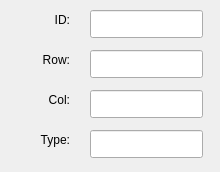
<?xml version="1.0" encoding="UTF-8"?>
<ui version="4.0">
 <class>HexItemInfoDialog</class>
 <widget class="QWidget" name="HexItemInfoDialog">
  <property name="geometry">
   <rect>
    <x>0</x>
    <y>0</y>
    <width>220</width>
    <height>172</height>
   </rect>
  </property>
  <property name="minimumSize">
   <size>
    <width>190</width>
    <height>172</height>
   </size>
  </property>
  <property name="windowTitle">
   <string>HexItemInfoDialog</string>
  </property>
  <widget class="QLabel" name="label">
   <property name="geometry">
    <rect>
     <x>10</x>
     <y>10</y>
     <width>60</width>
     <height>20</height>
    </rect>
   </property>
   <property name="text">
    <string>ID:</string>
   </property>
   <property name="alignment">
    <set>Qt::AlignRight|Qt::AlignTrailing|Qt::AlignVCenter</set>
   </property>
  </widget>
  <widget class="QLineEdit" name="lineEditID">
   <property name="geometry">
    <rect>
     <x>90</x>
     <y>10</y>
     <width>113</width>
     <height>28</height>
    </rect>
   </property>
  </widget>
  <widget class="QLabel" name="labelCol">
   <property name="geometry">
    <rect>
     <x>10</x>
     <y>90</y>
     <width>60</width>
     <height>20</height>
    </rect>
   </property>
   <property name="text">
    <string>Col:</string>
   </property>
   <property name="alignment">
    <set>Qt::AlignRight|Qt::AlignTrailing|Qt::AlignVCenter</set>
   </property>
  </widget>
  <widget class="QLineEdit" name="lineEditCol">
   <property name="geometry">
    <rect>
     <x>90</x>
     <y>90</y>
     <width>113</width>
     <height>28</height>
    </rect>
   </property>
  </widget>
  <widget class="QLabel" name="labelRow">
   <property name="geometry">
    <rect>
     <x>10</x>
     <y>50</y>
     <width>60</width>
     <height>20</height>
    </rect>
   </property>
   <property name="text">
    <string>Row:</string>
   </property>
   <property name="alignment">
    <set>Qt::AlignRight|Qt::AlignTrailing|Qt::AlignVCenter</set>
   </property>
  </widget>
  <widget class="QLineEdit" name="lineEditRow">
   <property name="geometry">
    <rect>
     <x>90</x>
     <y>50</y>
     <width>113</width>
     <height>28</height>
    </rect>
   </property>
  </widget>
  <widget class="QLabel" name="labelType">
   <property name="geometry">
    <rect>
     <x>10</x>
     <y>130</y>
     <width>60</width>
     <height>20</height>
    </rect>
   </property>
   <property name="text">
    <string>Type:</string>
   </property>
   <property name="alignment">
    <set>Qt::AlignRight|Qt::AlignTrailing|Qt::AlignVCenter</set>
   </property>
  </widget>
  <widget class="QLineEdit" name="lineEditType">
   <property name="geometry">
    <rect>
     <x>90</x>
     <y>130</y>
     <width>113</width>
     <height>28</height>
    </rect>
   </property>
  </widget>
 </widget>
 <layoutdefault spacing="6" margin="11"/>
 <resources/>
 <connections/>
</ui>
